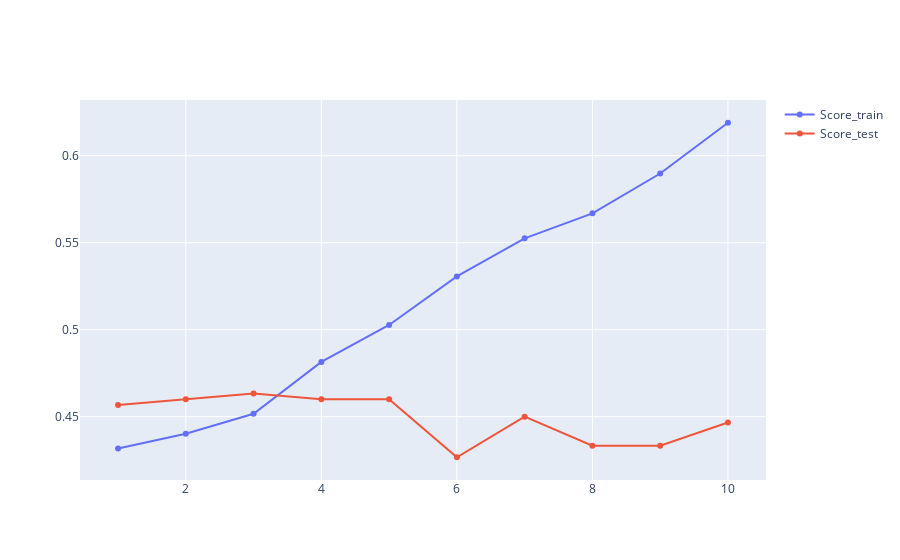

Notebook code for this chart:
### Code cell
score_df=pd.DataFrame(index=lista_x, data={'Score_train':lista_strain, 
                            'Score_test':lista_stest})
fig = go.Figure()
fig.add_trace(go.Scatter(x=score_df.index,y=score_df['Score_train'], mode='lines+markers', name='Score_train'))
fig.add_trace(go.Scatter(x=score_df.index,y=score_df['Score_test'], mode='lines+markers', name='Score_test'))
fig.show()

### Figure 1 — Plotly figure (JSON) as saved in the notebook; plotly's stock layout.template omitted (floating-point values rounded to 4 significant figures)
{"data": [{"mode": "lines+markers", "name": "Score_train", "type": "scatter", "x": [1, 2, 3, 4, 5, 6, 7, 8, 9, 10], "y": [0.4317, 0.4402, 0.4517, 0.4815, 0.5027, 0.5306, 0.5525, 0.5669, 0.5898, 0.619]}, {"mode": "lines+markers", "name": "Score_test", "type": "scatter", "x": [1, 2, 3, 4, 5, 6, 7, 8, 9, 10], "y": [0.4567, 0.46, 0.4633, 0.46, 0.46, 0.4267, 0.45, 0.4333, 0.4333, 0.4467]}], "layout": {}}
